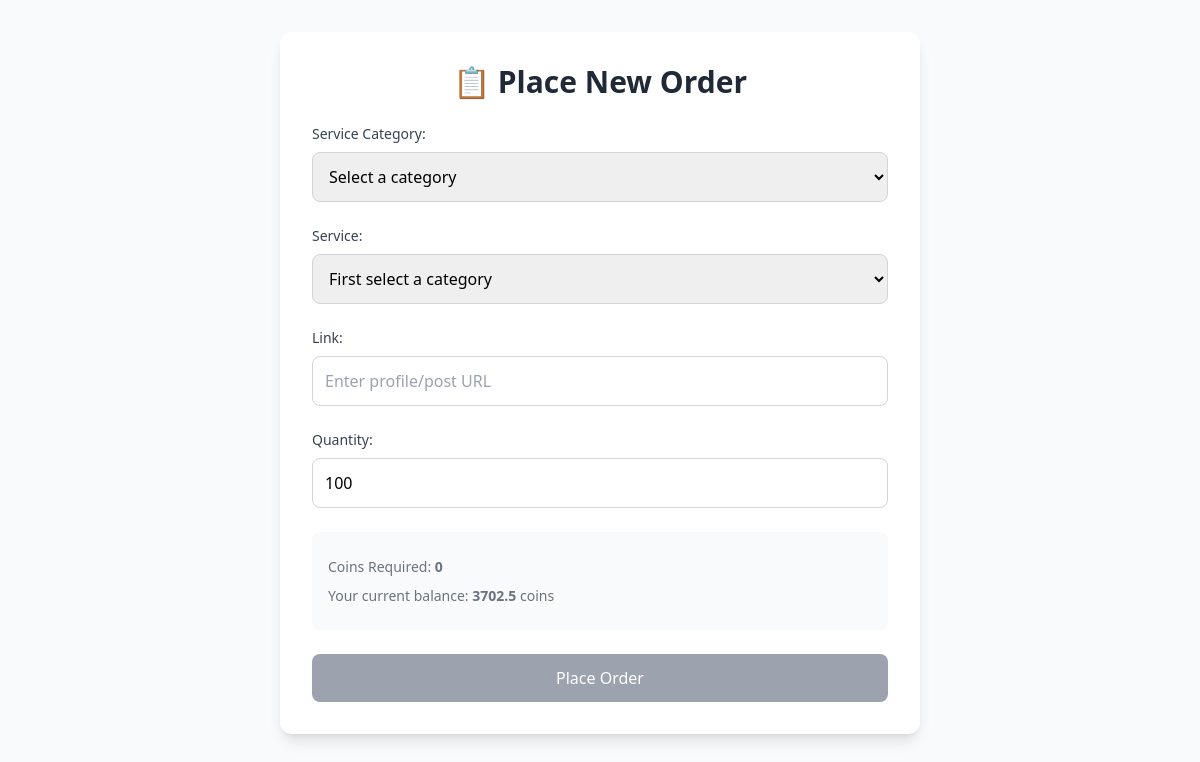
Before: /place-order (signed in) with the older database file.
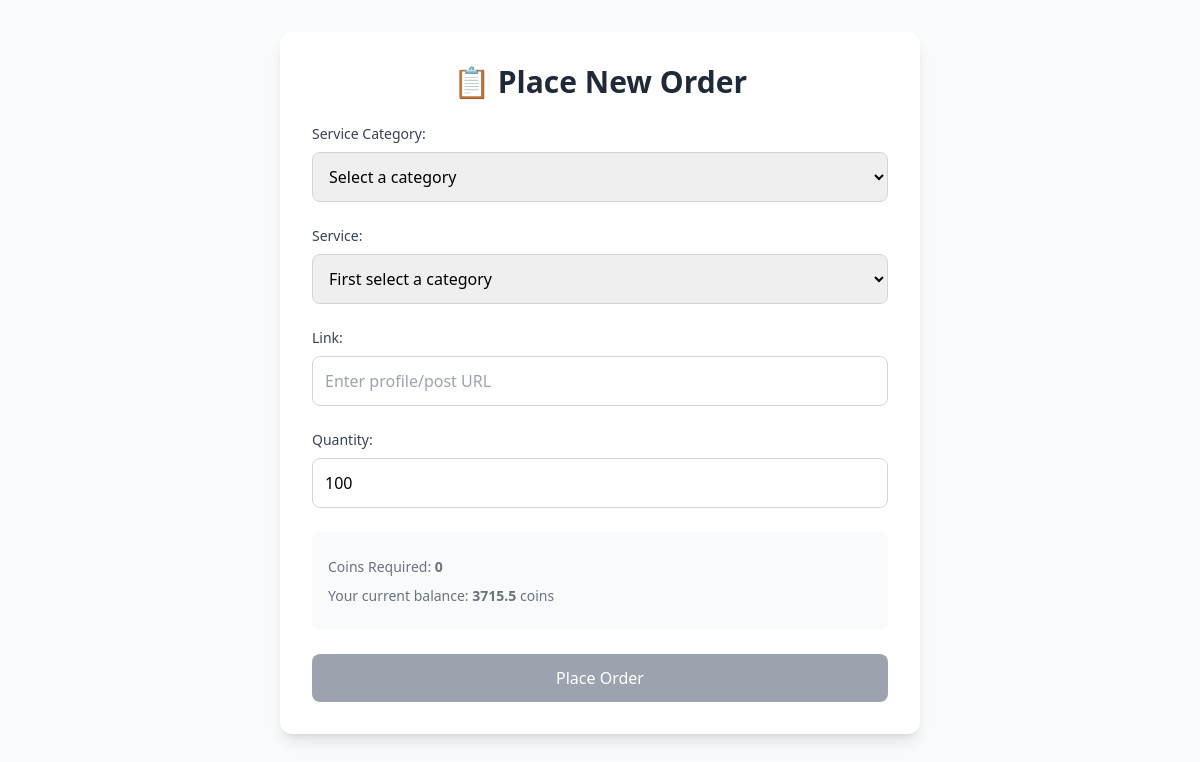
After: the same page with the newer database file.
### main.py (models this page shows)
class User(db.Model):
    id = db.Column(db.Integer, primary_key=True)
    username = db.Column(db.String(150), nullable=False, unique=True)
    email = db.Column(db.String(150), nullable=False, unique=True)
    password = db.Column(db.String(200), nullable=False)
    coins = db.Column(db.Float, default=10.0)  # Changed to Float for decimal support
    last_login_date = db.Column(db.String(20))  # YYYY-MM-DD format
    last_activity = db.Column(db.DateTime, default=datetime.utcnow)  # Track when user was last active
    is_admin = db.Column(db.Boolean, default=False)
    is_banned = db.Column(db.Boolean, default=False)
    referral_code = db.Column(db.String(20), unique=True)  # User's unique referral code
    referred_by = db.Column(db.String(20))  # Referral code used to sign up

### main.py (the view, shortened to what this page needs)
@app.route('/place-order', methods=['GET', 'POST'])
def place_order():
    if 'user_id' not in session:
        flash('Please log in first.')
        return redirect(url_for('login'))
    user = User.query.get(session['user_id'])
    if not user:
        session.pop('user_id', None)
        flash('User session invalid. Please log in again.')
        return redirect(url_for('login'))
    return render_template('place_order.html', user=user)

### main.py (called while the page is built)
def update_user_activity(user_id):
    try:
        user = User.query.get(user_id)
        if user:
            user.last_activity = datetime.utcnow()
            db.session.commit()
    except:
        pass

@app.before_request
def track_user_activity():
    if 'user_id' in session:
        update_user_activity(session['user_id'])

@app.context_processor
def inject_global_announcements():
    try:
        global_announcements = Announcement.query.filter_by(is_active=True).order_by(Announcement.created_at.desc()).all()
        return dict(global_announcements=global_announcements)
    except:
        return dict(global_announcements=[])

### templates/place_order.html (shortened to what this page needs)
<!DOCTYPE html>
<html lang="en">
<head>
    <script src="https://cdn.tailwindcss.com"></script>
</head>
<body class="bg-gray-50">
    <div class="container mx-auto px-4 py-8 max-w-2xl">
        <div class="bg-white rounded-xl shadow-lg p-8">
            <h1 class="text-3xl font-bold text-gray-800 mb-6 text-center">📋 Place New Order</h1>
            <form id="orderForm" method="POST" style="display:none;">
                <div class="space-y-6">
                    <div>
                        <label for="category" class="block text-sm font-medium text-gray-700 mb-2">Service Category:</label>
                        <select id="category" name="category" onchange="populateServices()" required class="w-full p-3 border border-gray-300 rounded-lg focus:ring-2 focus:ring-blue-500 focus:border-blue-500">
                            <option value="">Select a category</option>
                        </select>
                    </div>
                    <div>
                        <label for="service" class="block text-sm font-medium text-gray-700 mb-2">Service:</label>
                        <select id="service" name="service" onchange="updateServiceDetails()" required class="w-full p-3 border border-gray-300 rounded-lg focus:ring-2 focus:ring-blue-500 focus:border-blue-500">
                            <option value="">First select a category</option>
                        </select>
                    </div>
                    <div>
                        <label for="link" class="block text-sm font-medium text-gray-700 mb-2">Link:</label>
                        <input type="url" id="link" name="link" placeholder="Enter profile/post URL" required class="w-full p-3 border border-gray-300 rounded-lg focus:ring-2 focus:ring-blue-500 focus:border-blue-500">
                    </div>
                    <div>
                        <label for="quantity" class="block text-sm font-medium text-gray-700 mb-2">Quantity:</label>
                        <input type="number" id="quantity" name="quantity" min="1" value="100" required class="w-full p-3 border border-gray-300 rounded-lg focus:ring-2 focus:ring-blue-500 focus:border-blue-500">
                    </div>
                    <div class="bg-gray-50 rounded-lg p-4">
                        <p class="note">Coins Required: <strong id="coinsDisplay">0</strong></p>
                        <p class="note">Your current balance: <strong>{{ user.coins }}</strong> coins</p>
                    </div>
                    <button type="submit" id="submitBtn" disabled class="w-full bg-blue-600 text-white py-3 px-6 rounded-lg font-medium hover:bg-blue-700 disabled:bg-gray-400 disabled:cursor-not-allowed transition duration-200">
                        Place Order
                    </button>
                </div>
            </form>
        </div>
    </div>
</body>
</html>

Changed rows visible on the page:
changed User: coins "3702.5" → "3715.5"
